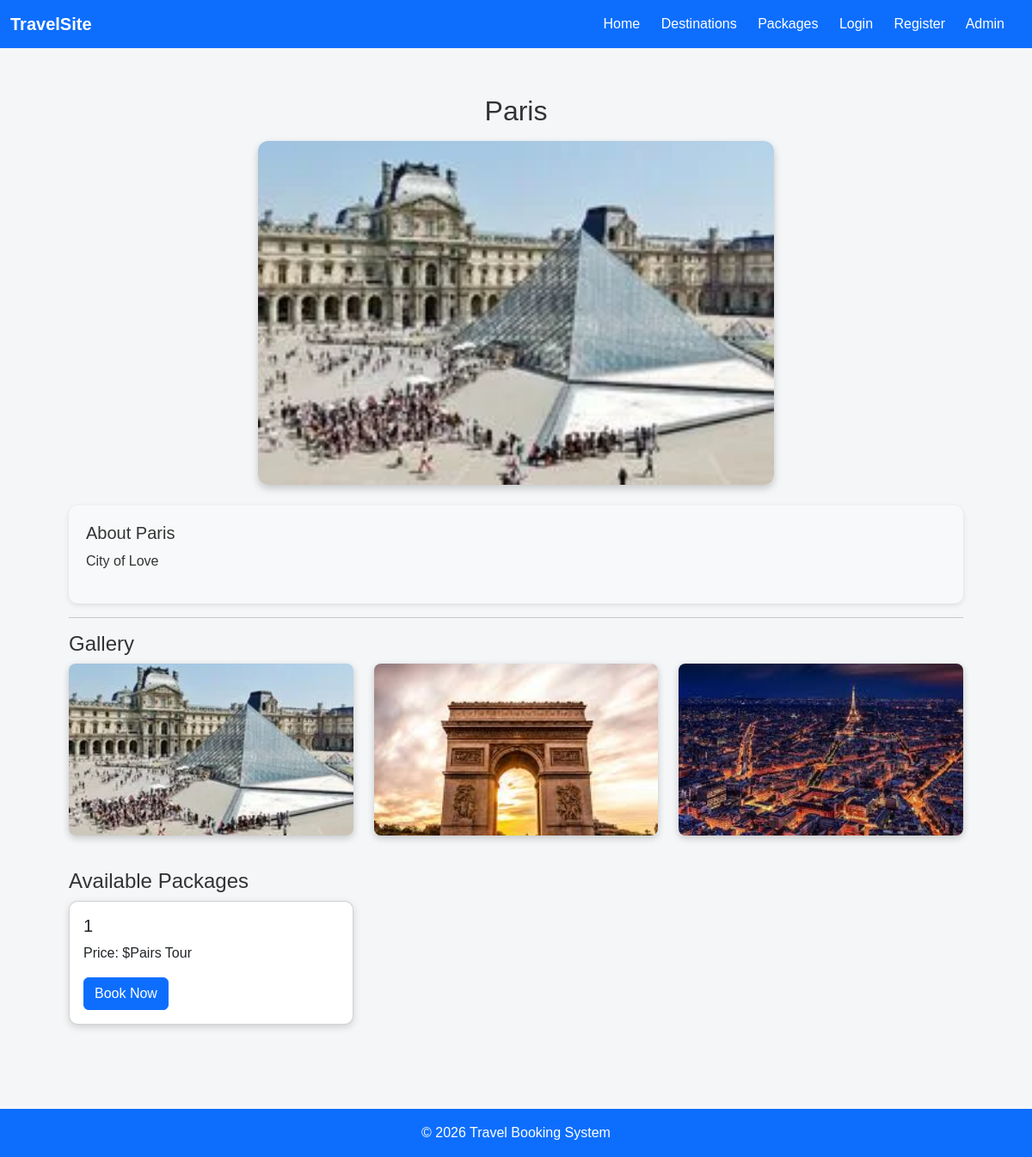
Screenshot of /destination/1 with the database file from the repository.
### tables this page shows
CREATE TABLE destinations (
    id INTEGER PRIMARY KEY AUTOINCREMENT,
    name TEXT NOT NULL,
    description TEXT NOT NULL
, image TEXT);

CREATE TABLE destination_images(
id INTEGER PRIMARY KEY AUTOINCREMENT,
destination_id INTEGER,
image TEXT
);

CREATE TABLE packages (
    id INTEGER PRIMARY KEY AUTOINCREMENT,
    destination_id INTEGER,
    title TEXT,
    price REAL, image TEXT, available_rooms INTEGER DEFAULT 5,
    FOREIGN KEY(destination_id) REFERENCES destinations(id)
);

### app.py (the view)
@app.route("/destination/<int:id>")
def destination_details(id):
    db = get_db()
    dest = db.execute(
        "SELECT * FROM destinations WHERE id=?",
        (id,)
    ).fetchone()
    images = db.execute(
        "SELECT image FROM destination_images WHERE destination_id=?",
        (id,)
    ).fetchall()
    packages = db.execute(
        "SELECT * FROM packages WHERE destination_id=?",
        (id,)
    ).fetchall()
    db.close()
    return render_template(
        "destination_details.html",
        dest=dest,
        images=images,
        packages=packages
    )

### app.py (called while the page is built)
def get_db():
    return sqlite3.connect(DATABASE)

### templates/destination_details.html
{% extends "base.html" %}
{% block content %}
<div class="text-center">
<h2 class="mb-3">{{ dest[1] }}</h2>
{% if images %}
<img src="/static/uploads/{{ images[0][0] }}"
     class="main-destination-img">
{% endif %}
</div>
<div class="description-box mt-4">
<h5>About {{ dest[1] }}</h5>
<p>{{ dest[2] }}</p>
</div>
<hr>
<h4>Gallery</h4>
<div class="row">
{% for img in images %}
<div class="col-md-4">
<img src="/static/uploads/{{ img[0] }}" class="gallery-img">
</div>
{% endfor %}
</div>
<h4 class="mt-4">Available Packages</h4>
<div class="row">
{% for p in packages %}
<div class="col-md-4">
<div class="card package-card">
<div class="card-body">
<h5>{{ p[1] }}</h5>
<p>Price: ${{ p[2] }}</p>
<a href="/book/{{ p[0] }}" class="btn btn-primary">
Book Now
</a>
</div>
</div>
</div>
{% endfor %}
</div>
{% endblock %}

### static/style.css (style rules this page uses)
html, body { height: 100%; }
body { display: flex; flex-direction: column; }
* { box-sizing: border-box; font-family: Arial, sans-serif; }
body { margin: 0; background: #f4f6f8; color: #333; }
h1, h2 { text-align: center; margin-bottom: 25px; }
.main-destination-img { width:600px; max-width:100%; border-radius:12px; box-shadow:0 4px 10px rgba(0,0,0,0.2); }
.description-box { background:#f8f9fa; padding:20px; border-radius:10px; font-size:16px; line-height:1.6; box-shadow:0 2px 6px rgba(0,0,0,0.1); }
.gallery-img { width:100%; height:200px; object-fit:cover; border-radius:8px; margin-bottom:15px; box-shadow:0 3px 8px rgba(0,0,0,0.2); }
.package-card { margin-bottom:20px; box-shadow:0 3px 8px rgba(0,0,0,0.15); border-radius:10px; transition:0.3s; }

### rows the page displays
destinations: name "Paris", description "City of Love"
destination_images: image (picture)
destination_images: image (picture)
destination_images: image (picture)
packages: destination "1", title "Pairs Tour"
